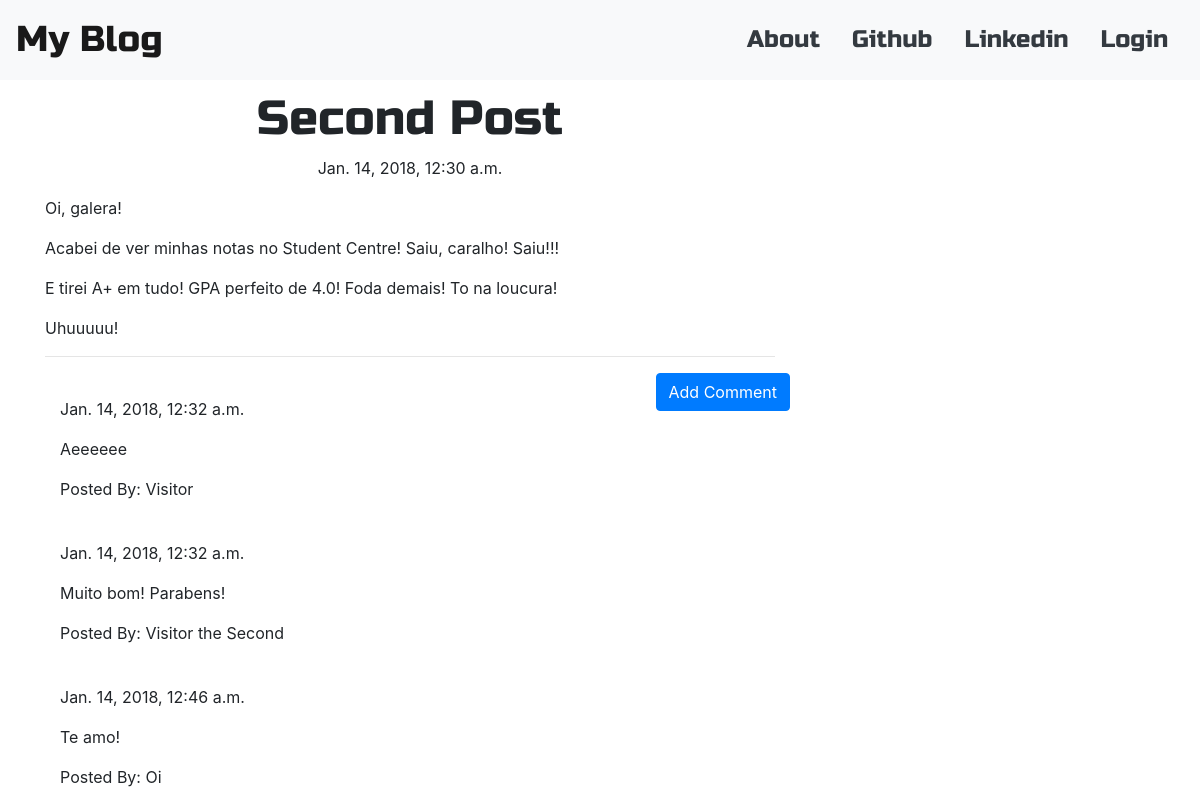
Screenshot of /post/2 with the database file from the repository.
### blog/models.py (models this page shows, shortened)
class Post(models.Model):
    author = models.ForeignKey('auth.User')
    title = models.CharField(max_length=200)
    text = models.TextField()
    created_date = models.DateTimeField(default=timezone.now)
    published_date = models.DateTimeField(blank=True, null=True)

class Comment(models.Model):
    post = models.ForeignKey('blog.Post', related_name='comments')
    author = models.CharField(max_length=200)
    text = models.TextField()
    created_date = models.DateTimeField(default=timezone.now)
    approved_comment = models.BooleanField(default=False)

### blog/views.py (the view)
# urls.py: url(r'^post/(?P<pk>\d+)$', views.PostDetailView.as_view(), name='post_detail'),
class PostDetailView(DetailView):
    model = Post

### blog/templates/blog/post_detail.html (shortened to what this page needs)
{% extends 'blog/base.html' %}
{% block content %}
  <h1 class="posttitle loader">{{ post.title }}</h1>
  {% if post.published_date %}
    <div class="date postdate">
      {{ post.published_date }}
    </div>
  {% else %}
    <a class=btn btn-primary href="{% url 'post_publish' pk=post.pk %}">Publish</a>
  {% endif %}
  <p class="postcontent">{{ post.text|safe|linebreaksbr }}</p>
  <hr>
  <a class="btn btn-primary btn-comment" href="{% url 'add_comment_to_post' pk=post.pk %}">Add Comment</a>
  <div class="container">
    {% for comment in post.comments.all %}
      <br>
      {% if user.is_authenticated or comment.approved_comment %}
        {{ comment.created_date }}
        <p>{{ comment.text|safe|linebreaksbr }}</p>
        <p>Posted By: {{ comment.author }}</p>
      {% endif %}
    {% empty %}
      <p>No Comments</p>
    {% endfor %}
  </div>
{% endblock %}

### blog/templates/blog/base.html (shortened to what this page needs)
<!DOCTYPE html>
{% load staticfiles %}
<html>
  <head>
    <link rel="stylesheet" href="https://maxcdn.bootstrapcdn.com/bootstrap/4.0.0-beta.3/css/bootstrap.min.css">
    <link rel="stylesheet" href="//cdn.jsdelivr.net/npm/medium-editor@latest/dist/css/medium-editor.min.css" type="text/css" media="screen" charset="utf-8">
    <link rel="stylesheet" href="{% static 'css/blog.css' %}">
  </head>
  <body class="loader">
    <nav class="navbar navbar-light bg-light techfont custom-navbar">
      <a class="navbar-brand bigbrand" href="{% url 'post_list' %}">My Blog</a>
      <ul class="nav justify-content-end">
        <li class="nav-item">
          <a class="nav-link text-dark" href="{% url 'about' %}">About</a>
        </li>
        <li class="nav-item">
          <a class="nav-link text-dark" href="https://www.github.com">Github</a>
        </li>
        <li class="nav-item">
          <a class="nav-link text-dark" href="https://www.linkedin.com">Linkedin</a>
        </li>
        {% if user.is_authenticated %}
        <li class="nav-item">
          <a class="nav-link text-dark" href="{% url 'post_new' %}">New Post</a>
        </li>
        <li class="nav-item">
          <a class="nav-link text-dark" href="{% url 'post_draft_list' %}">Drafts</a>
        </li>
        <li class="nav-item">
          <a class="nav-link text-dark" href="{% url 'post_new' %}">Logout</a>
        </li>
        <li class="nav-item">
          <a>Welcome, {{ user.username }}</a>
        </li>
        {% else %}
        <li class="nav-item">
          <a class="nav-link text-dark" href="{% url 'login' %}">Login</a>
        </li>
        {% endif %}
      </ul>
    </nav>
    <div class="content container">
      <div class="row">
        <div class="col-md-8">
          <div class="blog_posts">
            {% block content %}
            {% endblock %}
          </div>
        </div>
      </div>
    </div>
  </body>
</html>

### blog/static/css/blog.css (style rules this page uses)
.techfont { font-family: 'Russo One', sans-serif; font-size: 1.5em; margin-bottom: 10px; }
.bigbrand { font-size: 1.5em; }
.postdate { text-align: center; }
.posttitle { font-family: 'Russo One', sans-serif; font-size: 3em; text-align: center; }
.postcontent { font-family: 'Montserrat'; font-size: 1.5em; }
.btn-comment { position: absolute; right: 0px; }
.loader { filter: hue-rotate(0deg); color: linear-gradient(45deg, #0f8, #08f); animation: hue 10000ms infinite linear; }

### rows the page displays
Post: title "Second Post", published_date "Jan. 14, 2018, 12:30 a.m.", text "Oi, galera! Acabei de ver minhas notas no Student Centre! Saiu, caralho! Saiu!!! E tirei A+ em tudo! GPA perfeito de 4.0! Foda demais! To na loucura! Uhuuuuu!"
Comment: created_date "Jan. 14, 2018, 12:32 a.m.", text "Aeeeeee", author "Visitor"
Comment: created_date "Jan. 14, 2018, 12:32 a.m.", text "Muito bom! Parabens!", author "Visitor the Second"
Comment: created_date "Jan. 14, 2018, 12:46 a.m.", text "Te amo!", author "Oi"
